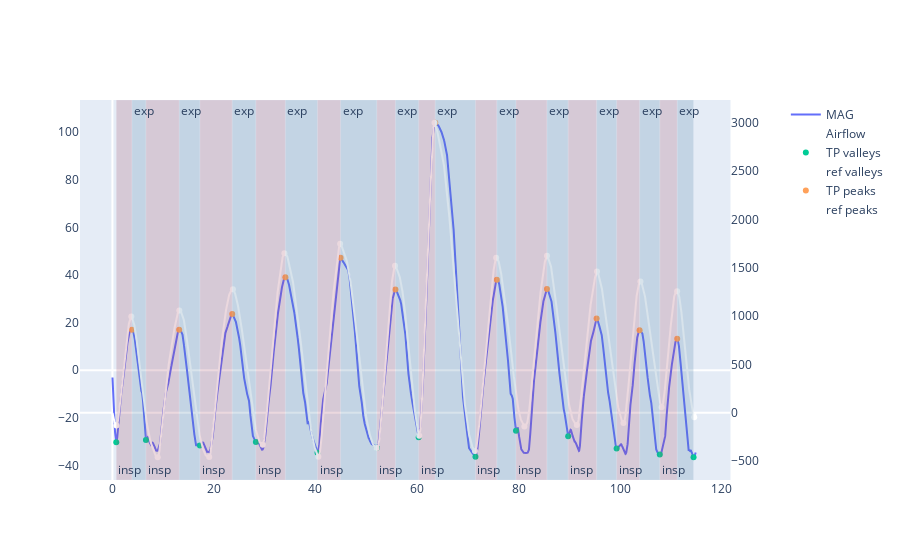

Notebook source saved alongside this figure:
### Code cell
plot_resp_param(data, overview, id="2QWT", activity="MIXB", sensor="MAG")

### Figure 1 — Plotly figure (JSON) as saved in the notebook; plotly's stock layout.template omitted (floating-point values rounded to 4 significant figures; data arrays with more than 128 entries replaced by an {"elided": "..."} marker saying what was removed)
{"data": [{"name": "MAG", "type": "scatter", "x": {"elided": "11490 float values"}, "y": {"elided": "11490 float values"}}, {"line": {"color": "white"}, "name": "Airflow", "type": "scatter", "x": {"elided": "11490 float values"}, "xaxis": "x", "y": {"elided": "11490 float values"}, "yaxis": "y2"}, {"mode": "markers", "name": "TP valleys", "type": "scatter", "x": [0.76, 6.6, 17.24, 28.26, 40.4, 52.09, 60.33, 71.52, 79.5, 89.78, 99.33, 107.8, 114.5], "y": [-30.26, -29.34, -31.69, -30.15, -34.65, -32.57, -28.18, -36.39, -25.43, -27.75, -32.95, -35.47, -36.59]}, {"marker": {"color": "white"}, "mode": "markers", "name": "ref valleys", "type": "scatter", "x": [0.8, 8.92, 19.07, 29.61, 40.57, 52.03, 60.45, 71.42, 81.15, 91.48, 100.7, 108.2, 114.6], "xaxis": "x", "y": [-132.0, -461.7, -460.2, -331.5, -457.5, -366.4, -238.7, -397.8, -142.7, -128.8, -107.0, 55.36, -46.36], "yaxis": "y2"}, {"mode": "markers", "name": "TP peaks", "type": "scatter", "x": [3.85, 13.15, 23.6, 34.07, 44.94, 55.75, 63.59, 75.72, 85.6, 95.38, 103.8, 111.3], "y": [16.98, 17.03, 23.6, 39.05, 47.27, 33.91, 104.0, 38.06, 34.11, 21.75, 16.8, 13.19]}, {"marker": {"color": "white"}, "mode": "markers", "name": "ref peaks", "type": "scatter", "x": [3.72, 13.18, 23.74, 33.88, 44.86, 55.67, 63.45, 75.6, 85.61, 95.46, 104.0, 111.2], "xaxis": "x", "y": [996.2, 1058.0, 1278.0, 1650.0, 1749.0, 1521.0, 3003.0, 1604.0, 1625.0, 1462.0, 1359.0, 1257.0], "yaxis": "y2"}, {"mode": "markers", "name": "FN valleys", "type": "scatter", "x": [], "y": []}, {"mode": "markers", "name": "FN peaks", "type": "scatter", "x": [], "y": []}, {"mode": "markers", "name": "FP valleys", "type": "scatter", "x": [], "y": []}, {"mode": "markers", "name": "FP peaks", "type": "scatter", "x": [], "y": []}], "layout": {"annotations": [{"showarrow": false, "text": "exp", "x": 3.85, "xanchor": "left", "xref": "x", "y": 1, "yanchor": "top", "yref": "y domain"}, {"showarrow": false, "text": "exp", "x": 13.15, "xanchor": "left", "xref": "x", "y": 1, "yanchor": "top", "yref": "y domain"}, {"showarrow": false, "text": "exp", "x": 23.6, "xanchor": "left", "xref": "x", "y": 1, "yanchor": "top", "yref": "y domain"}, {"showarrow": false, "text": "exp", "x": 34.07, "xanchor": "left", "xref": "x", "y": 1, "yanchor": "top", "yref": "y domain"}, {"showarrow": false, "text": "exp", "x": 44.94, "xanchor": "left", "xref": "x", "y": 1, "yanchor": "top", "yref": "y domain"}, {"showarrow": false, "text": "exp", "x": 55.75, "xanchor": "left", "xref": "x", "y": 1, "yanchor": "top", "yref": "y domain"}, {"showarrow": false, "text": "exp", "x": 63.59, "xanchor": "left", "xref": "x", "y": 1, "yanchor": "top", "yref": "y domain"}, {"showarrow": false, "text": "exp", "x": 75.72, "xanchor": "left", "xref": "x", "y": 1, "yanchor": "top", "yref": "y domain"}, {"showarrow": false, "text": "exp", "x": 85.6, "xanchor": "left", "xref": "x", "y": 1, "yanchor": "top", "yref": "y domain"}, {"showarrow": false, "text": "exp", "x": 95.38, "xanchor": "left", "xref": "x", "y": 1, "yanchor": "top", "yref": "y domain"}, {"showarrow": false, "text": "exp", "x": 103.8, "xanchor": "left", "xref": "x", "y": 1, "yanchor": "top", "yref": "y domain"}, {"showarrow": false, "text": "exp", "x": 111.3, "xanchor": "left", "xref": "x", "y": 1, "yanchor": "top", "yref": "y domain"}, {"showarrow": false, "text": "insp", "x": 0.76, "xanchor": "left", "xref": "x", "y": 0, "yanchor": "bottom", "yref": "y domain"}, {"showarrow": false, "text": "insp", "x": 6.6, "xanchor": "left", "xref": "x", "y": 0, "yanchor": "bottom", "yref": "y domain"}, {"showarrow": false, "text": "insp", "x": 17.24, "xanchor": "left", "xref": "x", "y": 0, "yanchor": "bottom", "yref": "y domain"}, {"showarrow": false, "text": "insp", "x": 28.26, "xanchor": "left", "xref": "x", "y": 0, "yanchor": "bottom", "yref": "y domain"}, {"showarrow": false, "text": "insp", "x": 40.4, "xanchor": "left", "xref": "x", "y": 0, "yanchor": "bottom", "yref": "y domain"}, {"showarrow": false, "text": "insp", "x": 52.09, "xanchor": "left", "xref": "x", "y": 0, "yanchor": "bottom", "yref": "y domain"}, {"showarrow": false, "text": "insp", "x": 60.33, "xanchor": "left", "xref": "x", "y": 0, "yanchor": "bottom", "yref": "y domain"}, {"showarrow": false, "text": "insp", "x": 71.52, "xanchor": "left", "xref": "x", "y": 0, "yanchor": "bottom", "yref": "y domain"}, {"showarrow": false, "text": "insp", "x": 79.5, "xanchor": "left", "xref": "x", "y": 0, "yanchor": "bottom", "yref": "y domain"}, {"showarrow": false, "text": "insp", "x": 89.78, "xanchor": "left", "xref": "x", "y": 0, "yanchor": "bottom", "yref": "y domain"}, {"showarrow": false, "text": "insp", "x": 99.33, "xanchor": "left", "xref": "x", "y": 0, "yanchor": "bottom", "yref": "y domain"}, {"showarrow": false, "text": "insp", "x": 107.8, "xanchor": "left", "xref": "x", "y": 0, "yanchor": "bottom", "yref": "y domain"}], "shapes": [{"fillcolor": "#4179A0", "line": {"color": "white", "width": 0.2}, "opacity": 0.2, "type": "rect", "x0": 3.85, "x1": 6.6, "xref": "x", "y0": 0, "y1": 1, "yref": "y domain"}, {"fillcolor": "#4179A0", "line": {"color": "white", "width": 0.2}, "opacity": 0.2, "type": "rect", "x0": 13.15, "x1": 17.24, "xref": "x", "y0": 0, "y1": 1, "yref": "y domain"}, {"fillcolor": "#4179A0", "line": {"color": "white", "width": 0.2}, "opacity": 0.2, "type": "rect", "x0": 23.6, "x1": 28.26, "xref": "x", "y0": 0, "y1": 1, "yref": "y domain"}, {"fillcolor": "#4179A0", "line": {"color": "white", "width": 0.2}, "opacity": 0.2, "type": "rect", "x0": 34.07, "x1": 40.4, "xref": "x", "y0": 0, "y1": 1, "yref": "y domain"}, {"fillcolor": "#4179A0", "line": {"color": "white", "width": 0.2}, "opacity": 0.2, "type": "rect", "x0": 44.94, "x1": 52.09, "xref": "x", "y0": 0, "y1": 1, "yref": "y domain"}, {"fillcolor": "#4179A0", "line": {"color": "white", "width": 0.2}, "opacity": 0.2, "type": "rect", "x0": 55.75, "x1": 60.33, "xref": "x", "y0": 0, "y1": 1, "yref": "y domain"}, {"fillcolor": "#4179A0", "line": {"color": "white", "width": 0.2}, "opacity": 0.2, "type": "rect", "x0": 63.59, "x1": 71.52, "xref": "x", "y0": 0, "y1": 1, "yref": "y domain"}, {"fillcolor": "#4179A0", "line": {"color": "white", "width": 0.2}, "opacity": 0.2, "type": "rect", "x0": 75.72, "x1": 79.5, "xref": "x", "y0": 0, "y1": 1, "yref": "y domain"}, {"fillcolor": "#4179A0", "line": {"color": "white", "width": 0.2}, "opacity": 0.2, "type": "rect", "x0": 85.6, "x1": 89.78, "xref": "x", "y0": 0, "y1": 1, "yref": "y domain"}, {"fillcolor": "#4179A0", "line": {"color": "white", "width": 0.2}, "opacity": 0.2, "type": "rect", "x0": 95.38, "x1": 99.33, "xref": "x", "y0": 0, "y1": 1, "yref": "y domain"}, {"fillcolor": "#4179A0", "line": {"color": "white", "width": 0.2}, "opacity": 0.2, "type": "rect", "x0": 103.8, "x1": 107.8, "xref": "x", "y0": 0, "y1": 1, "yref": "y domain"}, {"fillcolor": "#4179A0", "line": {"color": "white", "width": 0.2}, "opacity": 0.2, "type": "rect", "x0": 111.3, "x1": 114.5, "xref": "x", "y0": 0, "y1": 1, "yref": "y domain"}, {"fillcolor": "#A0415D", "line": {"color": "white", "width": 0.2}, "opacity": 0.2, "type": "rect", "x0": 0.76, "x1": 3.85, "xref": "x", "y0": 0, "y1": 1, "yref": "y domain"}, {"fillcolor": "#A0415D", "line": {"color": "white", "width": 0.2}, "opacity": 0.2, "type": "rect", "x0": 6.6, "x1": 13.15, "xref": "x", "y0": 0, "y1": 1, "yref": "y domain"}, {"fillcolor": "#A0415D", "line": {"color": "white", "width": 0.2}, "opacity": 0.2, "type": "rect", "x0": 17.24, "x1": 23.6, "xref": "x", "y0": 0, "y1": 1, "yref": "y domain"}, {"fillcolor": "#A0415D", "line": {"color": "white", "width": 0.2}, "opacity": 0.2, "type": "rect", "x0": 28.26, "x1": 34.07, "xref": "x", "y0": 0, "y1": 1, "yref": "y domain"}, {"fillcolor": "#A0415D", "line": {"color": "white", "width": 0.2}, "opacity": 0.2, "type": "rect", "x0": 40.4, "x1": 44.94, "xref": "x", "y0": 0, "y1": 1, "yref": "y domain"}, {"fillcolor": "#A0415D", "line": {"color": "white", "width": 0.2}, "opacity": 0.2, "type": "rect", "x0": 52.09, "x1": 55.75, "xref": "x", "y0": 0, "y1": 1, "yref": "y domain"}, {"fillcolor": "#A0415D", "line": {"color": "white", "width": 0.2}, "opacity": 0.2, "type": "rect", "x0": 60.33, "x1": 63.59, "xref": "x", "y0": 0, "y1": 1, "yref": "y domain"}, {"fillcolor": "#A0415D", "line": {"color": "white", "width": 0.2}, "opacity": 0.2, "type": "rect", "x0": 71.52, "x1": 75.72, "xref": "x", "y0": 0, "y1": 1, "yref": "y domain"}, {"fillcolor": "#A0415D", "line": {"color": "white", "width": 0.2}, "opacity": 0.2, "type": "rect", "x0": 79.5, "x1": 85.6, "xref": "x", "y0": 0, "y1": 1, "yref": "y domain"}, {"fillcolor": "#A0415D", "line": {"color": "white", "width": 0.2}, "opacity": 0.2, "type": "rect", "x0": 89.78, "x1": 95.38, "xref": "x", "y0": 0, "y1": 1, "yref": "y domain"}, {"fillcolor": "#A0415D", "line": {"color": "white", "width": 0.2}, "opacity": 0.2, "type": "rect", "x0": 99.33, "x1": 103.8, "xref": "x", "y0": 0, "y1": 1, "yref": "y domain"}, {"fillcolor": "#A0415D", "line": {"color": "white", "width": 0.2}, "opacity": 0.2, "type": "rect", "x0": 107.8, "x1": 111.3, "xref": "x", "y0": 0, "y1": 1, "yref": "y domain"}], "xaxis": {"anchor": "y", "domain": [0, 0.94], "showgrid": false}, "yaxis": {"anchor": "x", "domain": [0, 1], "showgrid": false}, "yaxis2": {"anchor": "x", "overlaying": "y", "showgrid": false, "side": "right"}}}
